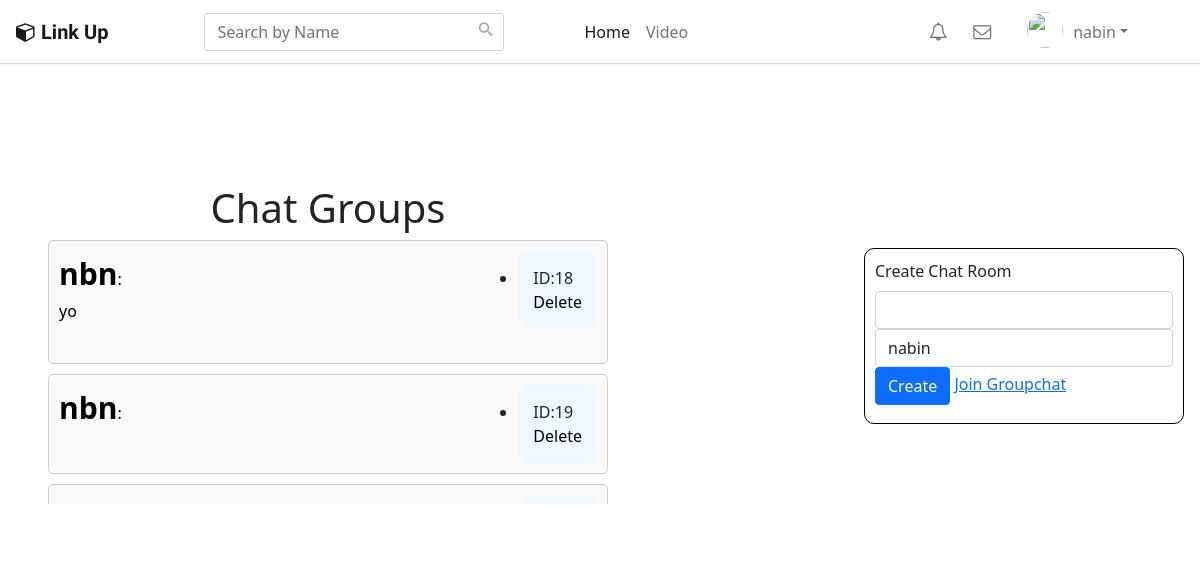
Screenshot of /groupchat/index.php (signed in) with the database file from the repository.
### tables this page shows
CREATE TABLE `chat_room` (
  `id` int(20) NOT NULL,
  `name` varchar(30) NOT NULL,
  `room_name` varchar(100) NOT NULL
);

### groupchat/insert.php (the view, shortened to what this page needs)
<?php
include 'config.php';
$name = $_SESSION['name'];
$sql="SELECT * FROM chat_room where name = '$name' ";
$result = $conn->query($sql);
if ($result->num_rows > 0) {
  while($row = $result->fetch_assoc()) {
    $id = $row['id'];
    $room_name = $row['room_name'];
    echo "<div class='message'>
        <div class='box'>
          <a href='display.php?user_id=$id&room_name=$room_name'>
            <strong>" . $row["room_name"] . "</strong>:
          </a>";
          echo "<p> ID:" . $row["id"] . "</> <br><a href='#' class='delete-link' data-id='$id'>Delete </a> </p>";
echo "  </div>";
    $iddd = $row['id'];
    $sqll = "SELECT name, MAX(chats) AS msg FROM `groupchat` WHERE chat_room = '$iddd' AND name = '$name'";
    $resultt = $conn->query($sqll);
    if ($resultt->num_rows > 0) {
      while($rows = $resultt->fetch_assoc()) {
        echo "<a class='gm'>" . $rows["msg"] . "</a>";
        echo "</div>";
      }
    }
  }
}
?>

### client/assets/css/landing_page.css (style rules this page uses)
body { background-color: #f0f2f5 }

### groupchat/insert.php (style rules this page uses)
p { background-color: aliceblue; padding: 15px; border-radius: 11px; display: list-item; }
strong { font-size:30px; }
.box { display: flex; justify-content: space-between; }
.message { border: 1px solid #ccc; padding: 10px; margin-bottom: 10px; background-color: #f9f9f9; border-radius: 5px; }
.message p { margin: 0; font-size: 16px; }
.message a { color: black; text-decoration: none; }
.gm { position: relative; bottom:30px; color: black; }

### groupchat/index.php (style rules this page uses)
body { background-color:#ededed; }

### rows the page displays
chat_room: room_name "nbn", id "18", msg "yo"
chat_room: room_name "nbn", id "19"

### other values shown
$_SESSION["username"] "nabin"
$name "nabin"
